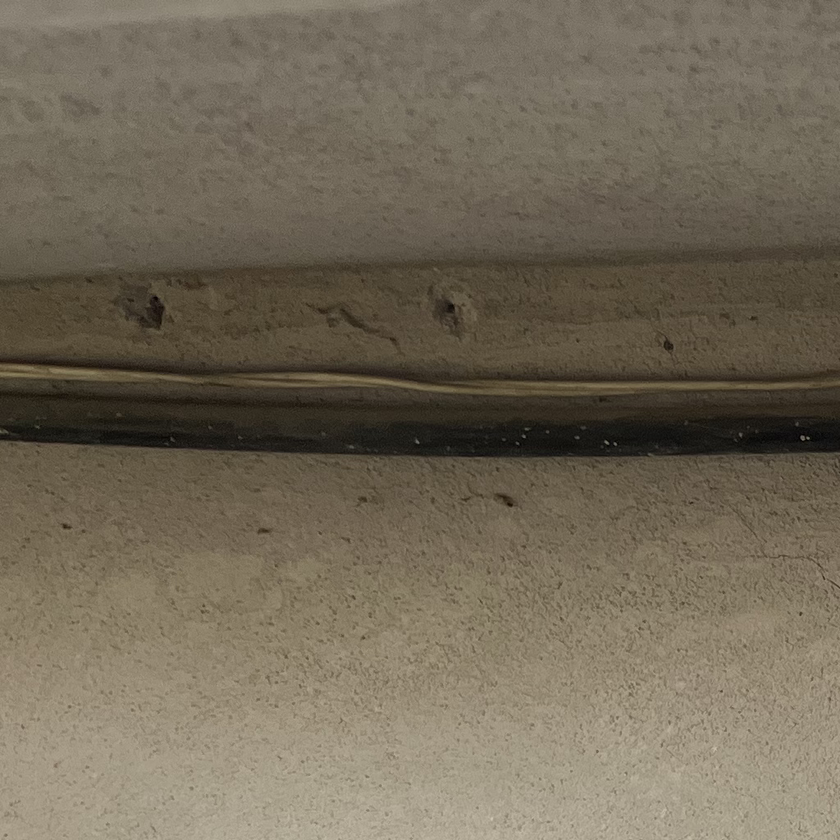
#> input picture program/img/IMG_0999_tile_0.png, 840 x 840 px, shrunk from 1024 x 1024 before the run; its folder holds only this picture in this run
$ jupyter execute --allow-errors notebook.ipynb
#> lines starting #> are read from the running program, lines starting #| are printed output that depends on the picture; after the words box and inside, x2 and y2 are one past the last pixel; in counts of white or black regions, pixels touching at a corner belong together
### Summary of the Notebook

This notebook provides a comprehensive set of tools for image preprocessing and visualization.

### Imports

[cell 1]
import os
from matplotlib import pyplot as plt
import cv2
import numpy as np

### Read image

[cell 2]
# A function to read images using cv2
def read_image(image_path):
	"""
	Read an image from the given path using cv2.

	Parameters:
		image_path (str): The path to the image file.

	Returns:
		numpy.ndarray: The image read by cv2 in BGR format.
	"""
#> called with image_path = 'img/IMG_0999_tile_0.png'
	return cv2.imread(image_path)
#> returned value is the input picture: shape (840, 840, 3); mean B, G, R 88.1, 105.4, 114.8

### Display image

[cell 3]
# A function to display an image using cv2
# [12 lines left out: function display_image_cv2, not called in this run]

[cell 4]
# A function to dynamically show several images based on the input
# For example: display_images(my_img) will show just one image
#   display_images(my_img, second_img) will show the two images in a grid, and so on
# [33 lines left out: function display_images, not called in this run]

### Equalize light

[cell 5]
def equalize_light(image, limit=3, grid=(7,7), gray=False):
#> called with limit = 2, grid = (2, 2), gray = True
    if (len(image.shape) == 2):
        image = cv2.cvtColor(image, cv2.COLOR_GRAY2BGR)
        gray = True

    clahe = cv2.createCLAHE(clipLimit=limit, tileGridSize=grid)
    lab = cv2.cvtColor(image, cv2.COLOR_BGR2LAB)
#> lab: shape (840, 840, 3); mean of channels 0, 1, 2 113.7, 128.8, 139
    l, a, b = cv2.split(lab)
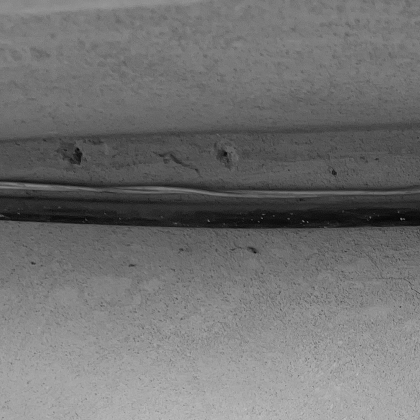
#> l: shape (840, 840) (shown at 1/2 size); min 0, max 204, mean 113.7
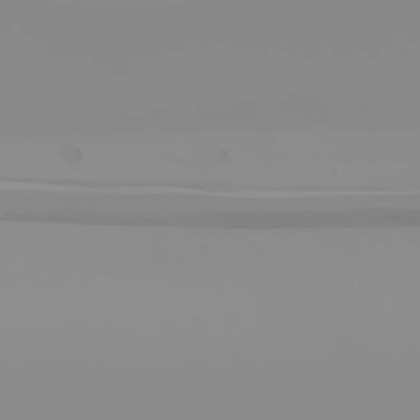
#> b: shape (840, 840) (shown at 1/2 size); min 126, max 149, mean 139

    cl = clahe.apply(l)
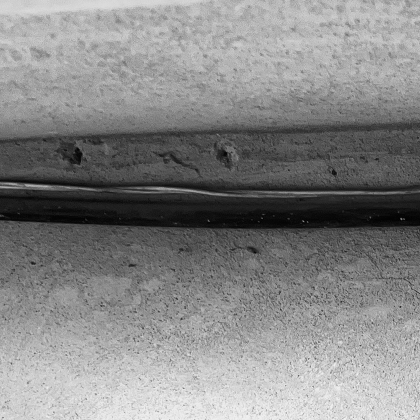
#> cl: shape (840, 840) (shown at 1/2 size); min 0, max 244, mean 134.5
    limg = cv2.merge((cl,a,b))
#> limg: shape (840, 840, 3); mean of channels 0, 1, 2 134.5, 128.8, 139

    image = cv2.cvtColor(limg, cv2.COLOR_LAB2BGR)
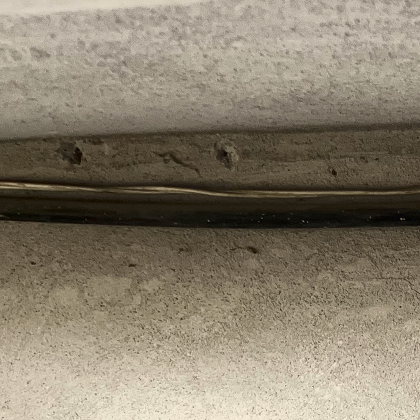
#> image: shape (840, 840, 3) (shown at 1/2 size); mean B, G, R 109.5, 127.3, 137.2
    if gray:
        image = cv2.cvtColor(image, cv2.COLOR_BGR2GRAY)
#> image: shape (840, 840)

    return np.uint8(image)

### Gauss filter

[cell 6]
def gauss_filter(image, kernel=(3,3), iterations=1):
#> called with kernel = (1, 1), iterations = 1
    for _ in range(iterations):
        image = cv2.GaussianBlur(image, kernel, 0)
    return np.uint8(image)

### Light adjustment

[cell 7]
def light(image, bright, contrast):
#> called with bright = 50, contrast = 150
    bright = bright * 1.2
    contrast = contrast * 2
    image = image * ((contrast/127)+1) - contrast + bright
    image = np.clip(image, 0, 255)
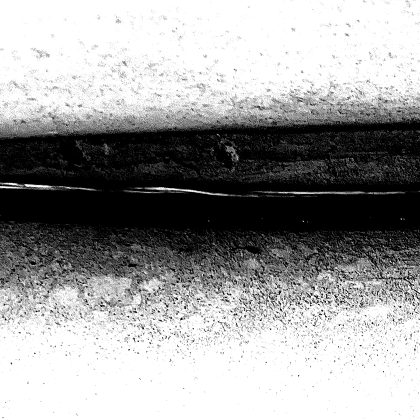
#> image: shape (840, 840) float64 (shown at 1/2 size); min 0, max 255, mean 159.1
    return np.uint8(image)
#> returned value: shape (840, 840)

### Binarization

[cell 8]
# A function to binarize an image
def binarize(image, threshold=127):
    """
    Binarize an image using a given threshold.

    Parameters:
        image (numpy.ndarray): The input image to be binarized.
        threshold (int): The threshold value for binarization. Default is 127.

    Returns:
        numpy.ndarray: The binarized image.
    """
#> called with threshold = 127
    _, binary_image = cv2.threshold(image, threshold, 255, cv2.THRESH_BINARY)
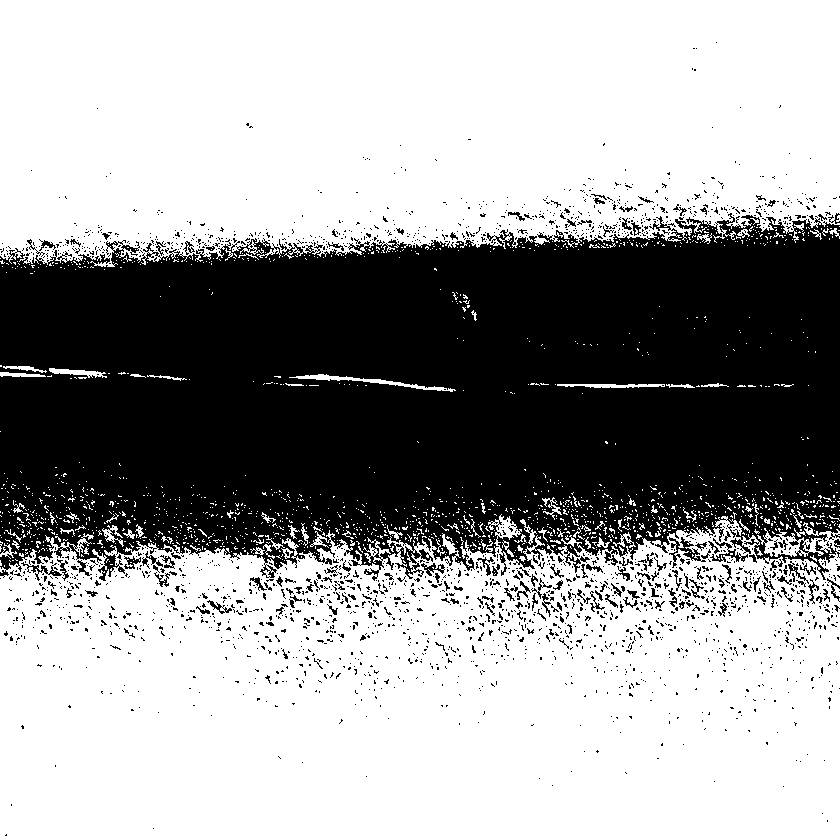
#> binary_image: shape (840, 840); 62.6% white; 2301 black regions (2142 under 20 px), largest, box (x1, y1, x2, y2) and area: (0, 213, 840, 581) 248959, (669, 537, 706, 568) 323, (710, 538, 748, 562) 230
    return binary_image

# [15 lines left out: function binarize_otsu, not called in this run]

$ run again, on program/img/IMG_0999_tile_2.png
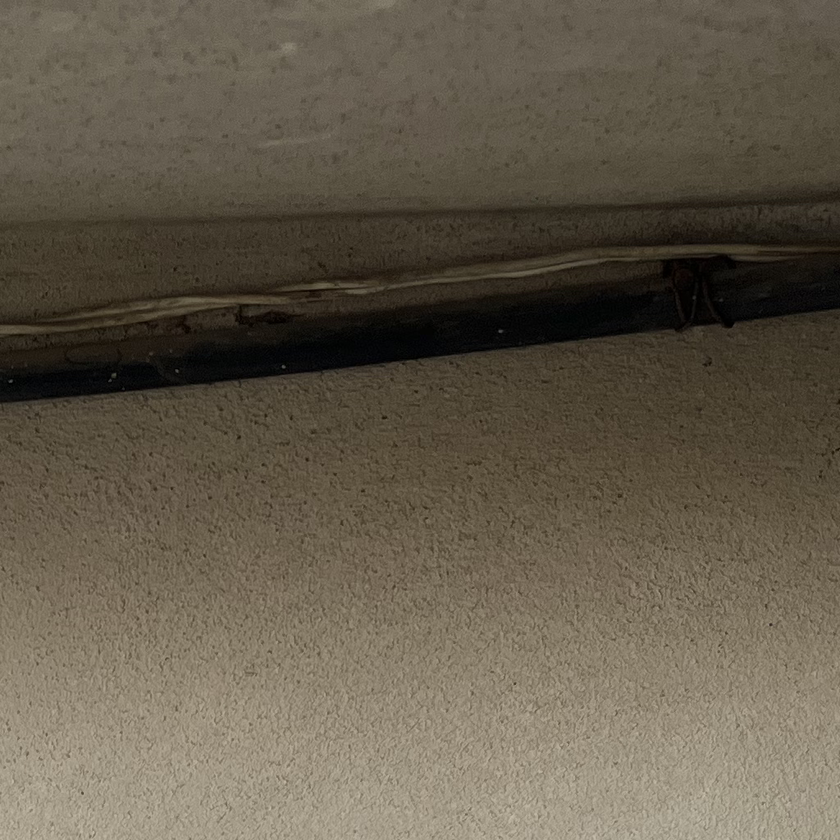
#> input picture program/img/IMG_0999_tile_2.png, 840 x 840 px, shrunk from 1024 x 1024 before the run
#> in read_image, returned value is the input picture: shape (840, 840, 3); mean B, G, R 75.6, 91.2, 100
#> lab: shape (840, 840, 3); mean of channels 0, 1, 2 98.5, 128.8, 138.2
#> in equalize_light, `cl = clahe.apply(l)`:
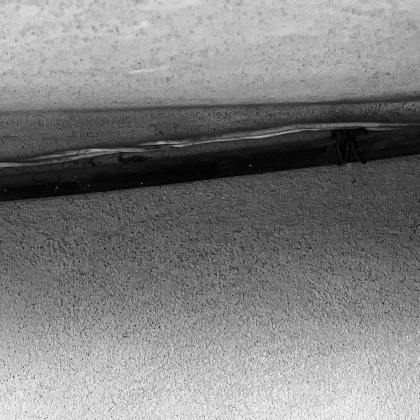
#> cl: shape (840, 840) (shown at 1/2 size); min 0, max 246, mean 128.8
#> limg: shape (840, 840, 3); mean of channels 0, 1, 2 128.8, 128.8, 138.2
#> in binarize, `_, binary_image = cv2.threshold(image, threshold, 255, cv2.THRESH_BINA..`:
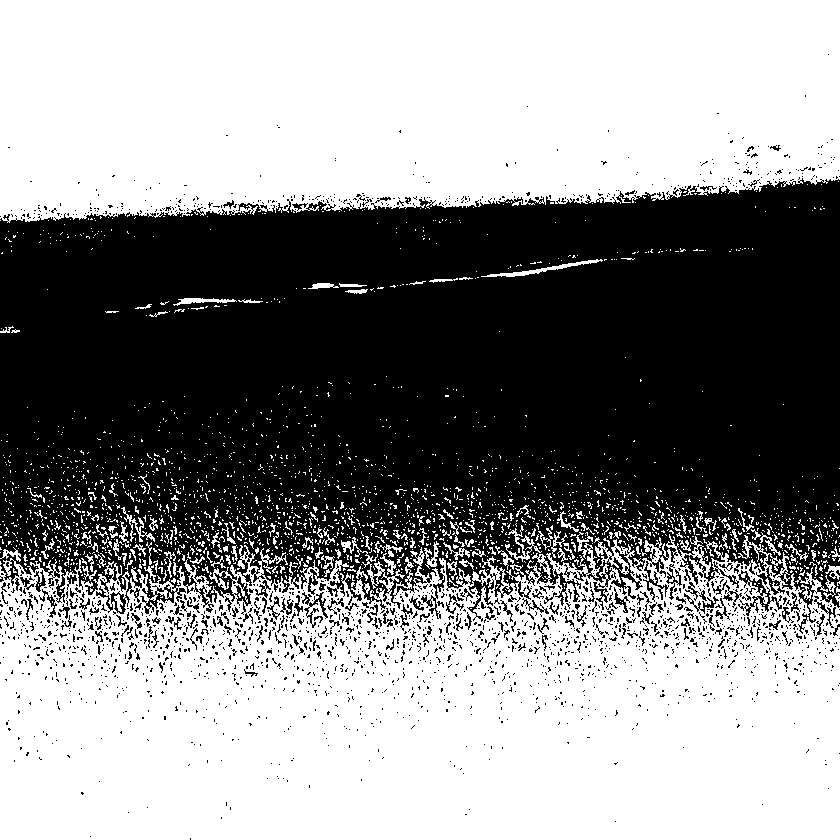
#> binary_image: shape (840, 840); 55.5% white; 2181 black regions (2018 under 20 px), largest, box (x1, y1, x2, y2) and area: (0, 178, 840, 634) 298133, (738, 570, 782, 616) 475, (302, 592, 328, 628) 265

$ run again, on program/img/IMG_0999_tile_3.png
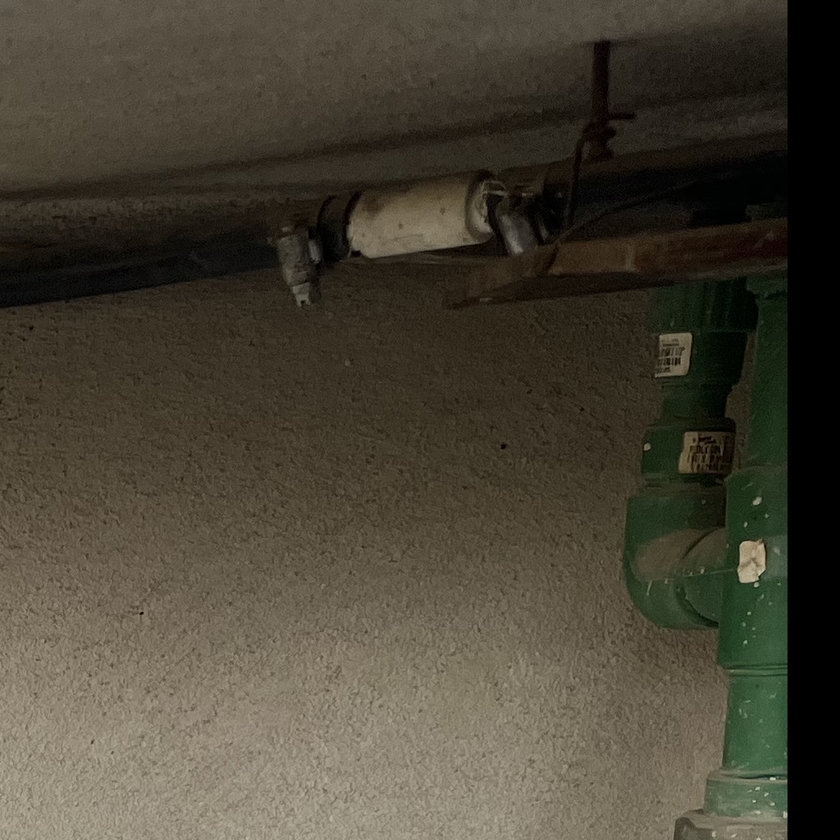
#> input picture program/img/IMG_0999_tile_3.png, 840 x 840 px, shrunk from 1024 x 1024 before the run
#> in read_image, returned value is the input picture: shape (840, 840, 3); mean B, G, R 53.3, 66.8, 72.4
#> lab: shape (840, 840, 3); mean of channels 0, 1, 2 71.4, 127.8, 136.9
#> limg: shape (840, 840, 3); mean of channels 0, 1, 2 105.1, 127.8, 136.9
#> in equalize_light, `image = cv2.cvtColor(limg, cv2.COLOR_LAB2BGR)`:
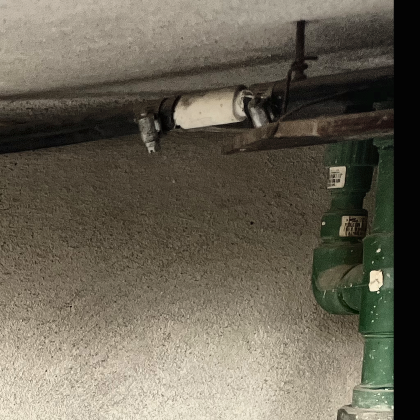
#> image: shape (840, 840, 3) (shown at 1/2 size); mean B, G, R 85.2, 99.5, 105.6
#> in binarize, `_, binary_image = cv2.threshold(image, threshold, 255, cv2.THRESH_BINA..`:
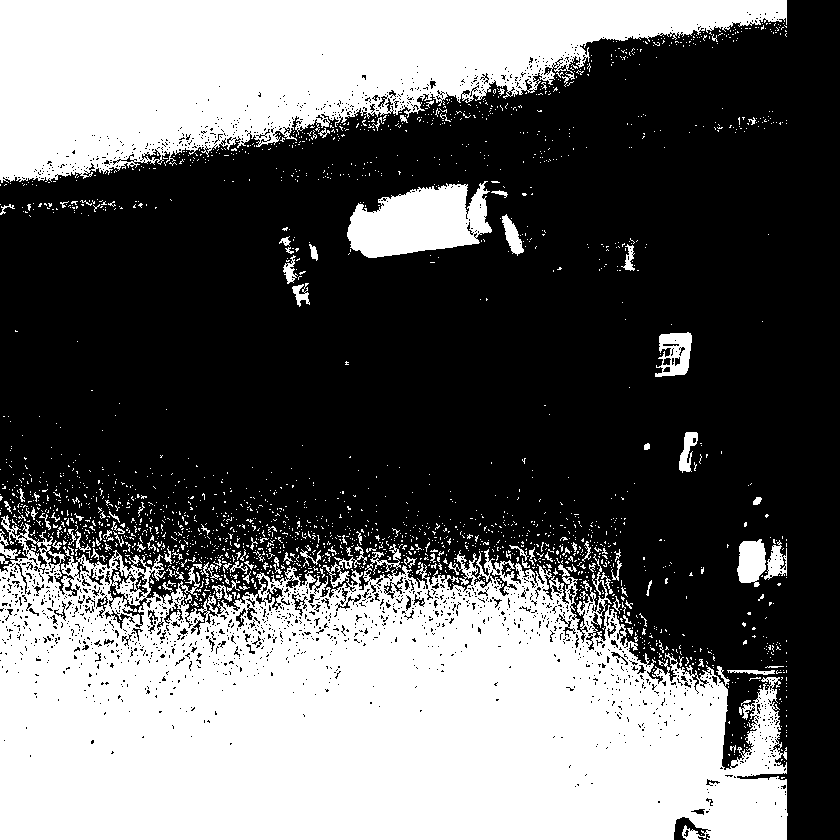
#> binary_image: shape (840, 840); 39.9% white; 2175 white regions (2056 under 20 px), largest, box (x1, y1, x2, y2) and area: (0, 515, 788, 840) 178143, (0, 0, 787, 183) 81486, (347, 181, 492, 258) 7529
